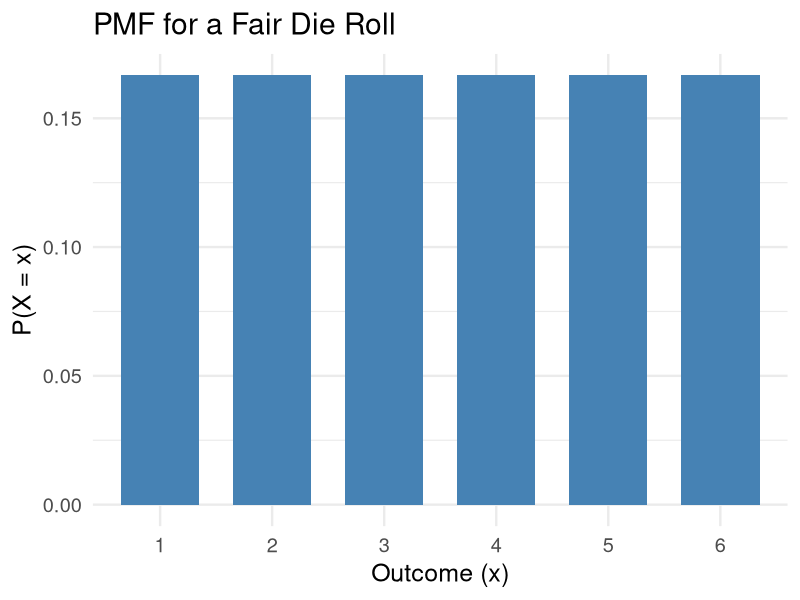
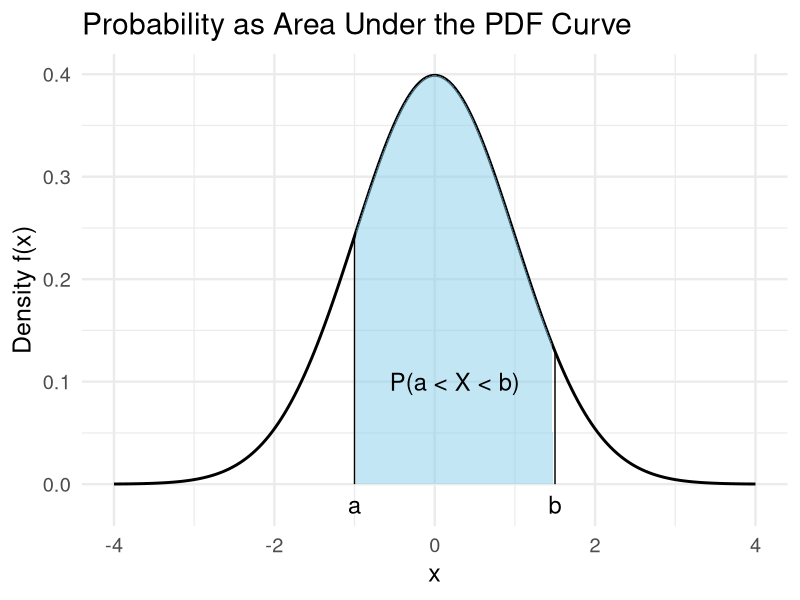
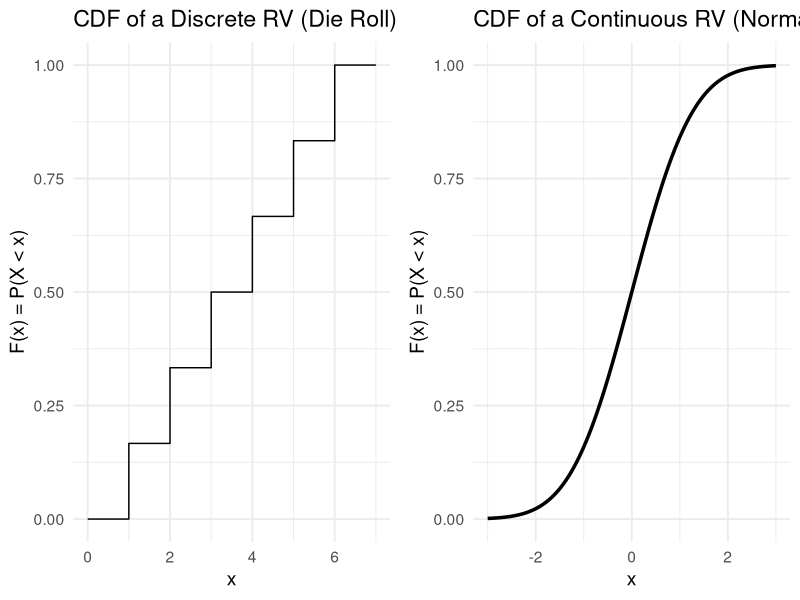
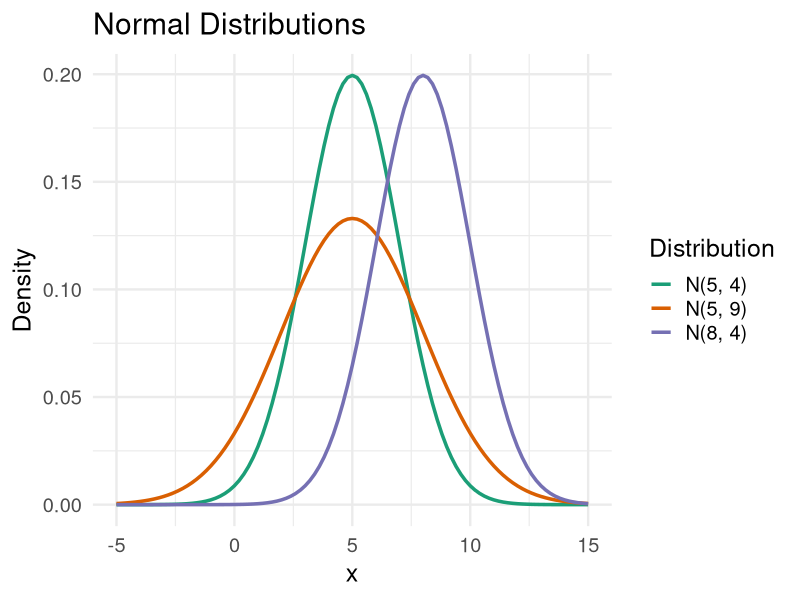
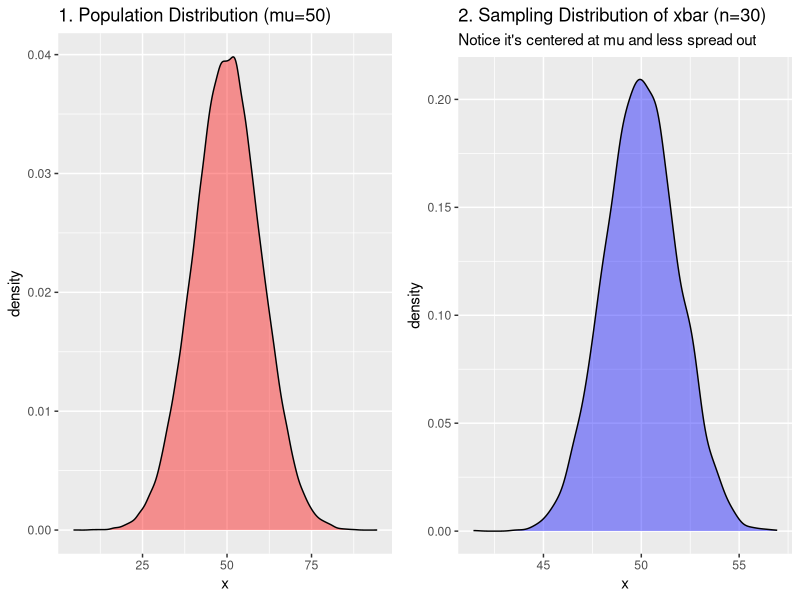
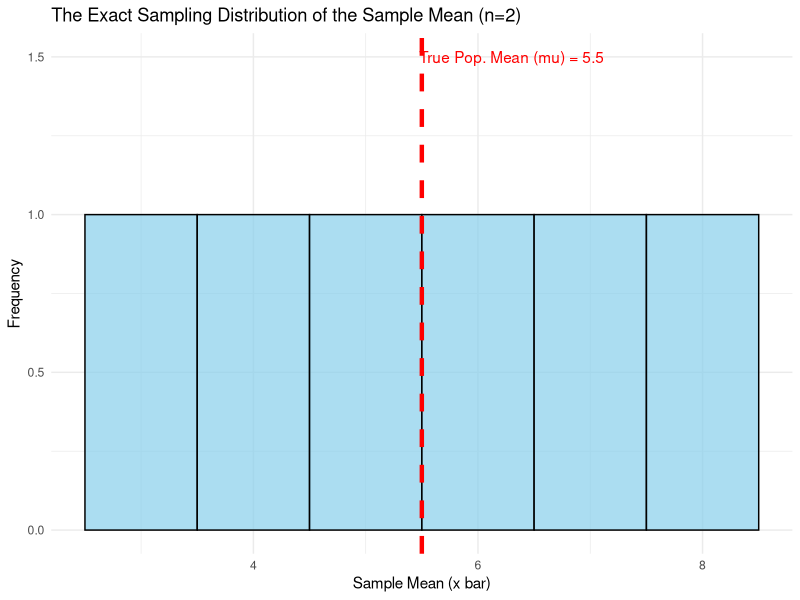
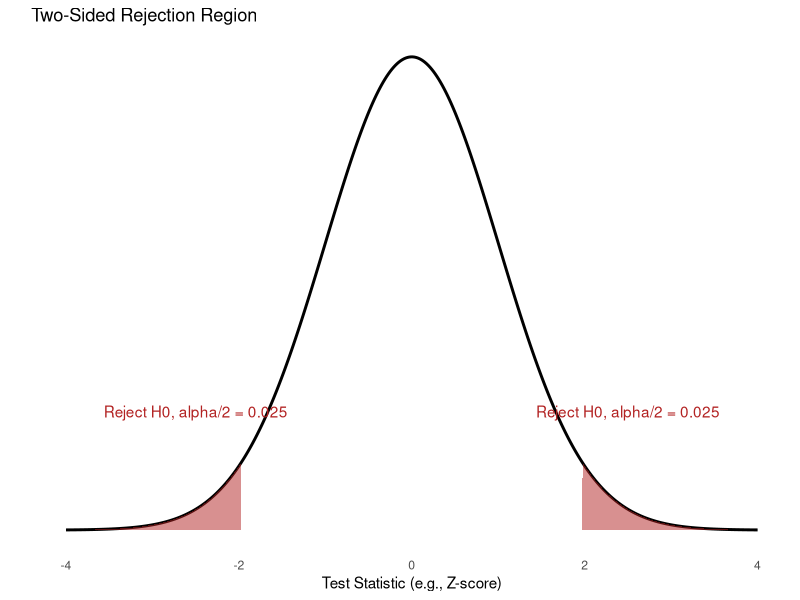
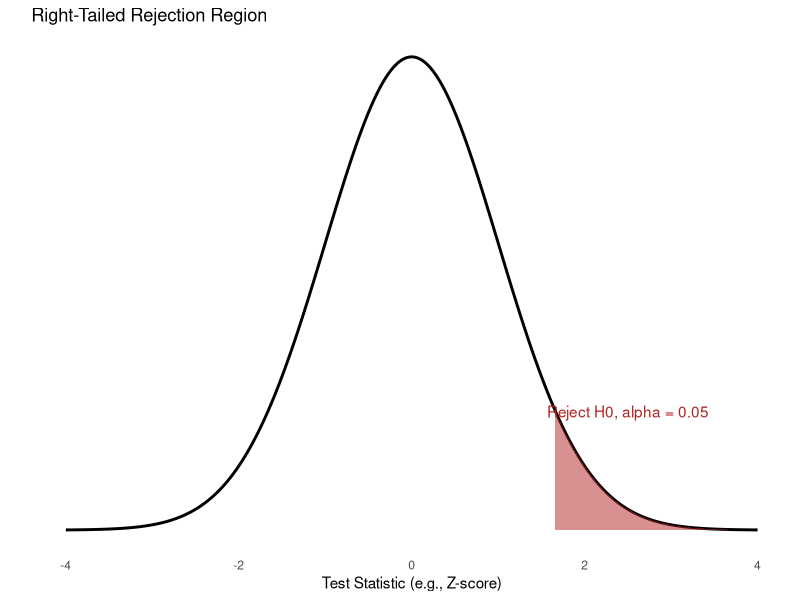

Write the R code that produced these figures, in order.
## ---- chunk 1
knitr::opts_chunk$set(echo = FALSE, warning = FALSE, message = FALSE, out.width=250)
library(ggplot2)
library(gridExtra)
# Helper to create data
create_norm_data <- function(mean = 0, sd = 1) {
  x <- seq(mean - 4 * sd, mean + 4 * sd, length.out = 400)
  y <- dnorm(x, mean, sd)
  data.frame(x, y)
}
# Helper function to plot the distribution with shaded rejection regions
plot_test <- function(norm_data, crit_vals, title) {
  
  # Create data for shading each tail INDEPENDENTLY
  shade_left_tail <- subset(norm_data, x < crit_vals[1])
  shade_right_tail <- subset(norm_data, x > crit_vals[2])

  ggplot(norm_data, aes(x = x, y = y)) +
    geom_line(color = "black", size = 1) +
    # Plot the left tail area (if it exists)
    geom_area(data = shade_left_tail, aes(y = y), fill = "firebrick", alpha = 0.5) +
    # Plot the right tail area (if it exists)
    geom_area(data = shade_right_tail, aes(y = y), fill = "firebrick", alpha = 0.5) +
    labs(
      title = title,
      x = "Test Statistic (e.g., Z-score)",
      y = ""
    ) +
    theme_minimal() +
    theme(
      axis.text.y = element_blank(),
      axis.ticks.y = element_blank(),
      panel.grid = element_blank()
    )
}

## ---- chunk 2
data.frame(x = 1:6, p = rep(1/6, 6)) |>
  ggplot(aes(x = factor(x), y = p)) +
  geom_col(fill = "steelblue", width = 0.7) +
  labs(title = "PMF for a Fair Die Roll", x = "Outcome (x)", y = "P(X = x)") +
  theme_minimal(base_size = 18)
## ---- chunk 3
# Generate data for a normal curve
x <- seq(-4, 4, length.out=200)
y <- dnorm(x)
df <- data.frame(x, y)
# Create a filled area
area_df <- subset(df, x >= -1 & x <= 1.5)

ggplot(df, aes(x, y)) + 
  geom_line(size = 1) +
  geom_area(data = area_df, fill = "skyblue", alpha = 0.5) +
  annotate("text", x = 0.25, y = 0.1, label = "P(a < X < b)", size = 6) +
  annotate("segment", x = -1, xend = -1, y = 0, yend = dnorm(-1)) +
  annotate("segment", x = 1.5, xend = 1.5, y = 0, yend = dnorm(1.5)) +
  annotate("text", x = -1, y = -0.02, label = "a", size = 6) +
  annotate("text", x = 1.5, y = -0.02, label = "b", size = 6) +
  labs(title = "Probability as Area Under the PDF Curve", x = "x", y = "Density f(x)") +
  theme_minimal(base_size = 18)
## ---- chunk 4
# Discrete CDF (Die Roll)
p1 <- data.frame(x = 0:7, y = c(0, 1/6, 2/6, 3/6, 4/6, 5/6, 1, 1)) |>
  ggplot(aes(x=x, y=y)) + geom_step() + xlim(0, 7) + ylim(0,1) +
  labs(title = "CDF of a Discrete RV (Die Roll)", x="x", y="F(x) = P(X < x)") +
  theme_minimal(base_size = 14)

# Continuous CDF (Normal)
p2 <- ggplot(data.frame(x = c(-3, 3)), aes(x)) +
  stat_function(fun = pnorm, geom = "line", size=1.2) + ylim(0,1) +
  labs(title = "CDF of a Continuous RV (Normal)", x="x", y="F(x) = P(X < x)") +
  theme_minimal(base_size = 14)

grid.arrange(p1, p2, ncol=2)
## ---- chunk 5
ggplot(data.frame(x = c(-5, 15)), aes(x)) +
  stat_function(fun = dnorm, args = list(mean = 5, sd = 2), aes(color = "N(5, 4)"), size = 1.2) +
  stat_function(fun = dnorm, args = list(mean = 5, sd = 3), aes(color = "N(5, 9)"), size = 1.2) +
  stat_function(fun = dnorm, args = list(mean = 8, sd = 2), aes(color = "N(8, 4)"), size = 1.2) +
  scale_color_brewer(palette = "Dark2", name = "Distribution") +
  labs(title = "Normal Distributions", y = "Density", x = "x") +
  theme_minimal(base_size = 18)
## ---- chunk 6
    pnorm(-0.8, mean = 0, sd = 1)
## ---- chunk 7
# Simulate it
pop <- rnorm(100000, mean = 50, sd = 10) # a "population"
sample_means <- replicate(5000, mean(sample(pop, size = 30))) # 5000 sample means

p1 <- ggplot(data.frame(x=pop), aes(x)) + geom_density(fill="red", alpha=0.4) + labs(title="1. Population Distribution (mu=50)")
p2 <- ggplot(data.frame(x=sample_means), aes(x)) + geom_density(fill="blue", alpha=0.4) + labs(title="2. Sampling Distribution of xbar (n=30)", subtitle="Notice it's centered at mu and less spread out")

grid.arrange(p1, p2, ncol=2)
## ---- chunk 8
# Our entire population consists of just four numbers
population <- c(2, 4, 6, 10)

# Let's calculate the TRUE population mean (mu). This is a parameter.
true_population_mean <- mean(population)

print(paste("The population is:", paste(population, collapse = ", ")))
print(paste("The true population mean (mu) is:", true_population_mean))
## ---- chunk 9
# Use the combn() function to get all unique combinations of size 2
all_possible_samples <- combn(population, 2)
print("All 6 possible samples of size n=2:")
print(all_possible_samples)
## ---- chunk 10
# Use the apply() function to calculate the mean of each column (each sample)
sample_means <- apply(all_possible_samples, 2, mean)

# Print the resulting sample means
print("The mean of each of the 6 possible samples:")
print(sample_means)
## ---- chunk 11
# Create a frequency table of the sample means
sampling_distribution_table <- as.data.frame(table(sample_means))
colnames(sampling_distribution_table) <- c("Sample_Mean", "Frequency")

print("The Sampling Distribution (as a frequency table):")
print(sampling_distribution_table)
## ---- chunk 12
# Create a data frame for ggplot
plot_data <- data.frame(means = sample_means)

# Plot the sampling distribution
ggplot(plot_data, aes(x = means)) +
  geom_histogram(binwidth = 1, color = "black", fill = "skyblue", alpha = 0.7) +
  labs(
    title = "The Exact Sampling Distribution of the Sample Mean (n=2)",
    x = "Sample Mean (x bar)",
    y = "Frequency"
  ) +
  # Add a vertical line for the true population mean
  geom_vline(
    aes(xintercept = true_population_mean), 
    color = "red", 
    linetype = "dashed", 
    linewidth = 1.5
  ) +
  # Add a label for the line
  annotate(
    "text", 
    x = true_population_mean + 0.8, 
    y = 1.5, 
    label = paste("True Pop. Mean (mu) =", true_population_mean), 
    color = "red"
  ) +
  theme_minimal()
## ---- chunk 13
# Data and critical values for a two-sided test
norm_dat <- create_norm_data()
alpha <- 0.05
crit_lower <- qnorm(alpha / 2)
crit_upper <- qnorm(1 - alpha / 2)

# Plot
p <- plot_test(norm_dat, c(crit_lower, crit_upper), "Two-Sided Rejection Region")
p + annotate("text", x = -2.5, y = 0.1, label = paste("Reject H0, alpha/2 =", alpha/2), color="firebrick") +
    annotate("text", x = 2.5, y = 0.1, label = paste("Reject H0, alpha/2 =", alpha/2), color="firebrick")
## ---- chunk 14
# Critical value for a right-tailed test
crit_lower_right <- -Inf # No lower bound for rejection
crit_upper_right <- qnorm(1 - alpha)

# Plot
p_right <- plot_test(norm_dat, c(crit_lower_right, crit_upper_right), "Right-Tailed Rejection Region")
p_right + annotate("text", x = 2.5, y = 0.1, label = paste("Reject H0, alpha =", alpha), color="firebrick")
## ---- chunk 15
# Critical value for a left-tailed test
crit_lower_left <- qnorm(alpha)
crit_upper_left <- Inf # No upper bound for rejection

# Plot
p_left <- plot_test(norm_dat, c(crit_lower_left, crit_upper_left), "Left-Tailed Rejection Region")
p_left + annotate("text", x = -2.5, y = 0.1, label = paste("Reject H0, alpha =", alpha), color="firebrick")
